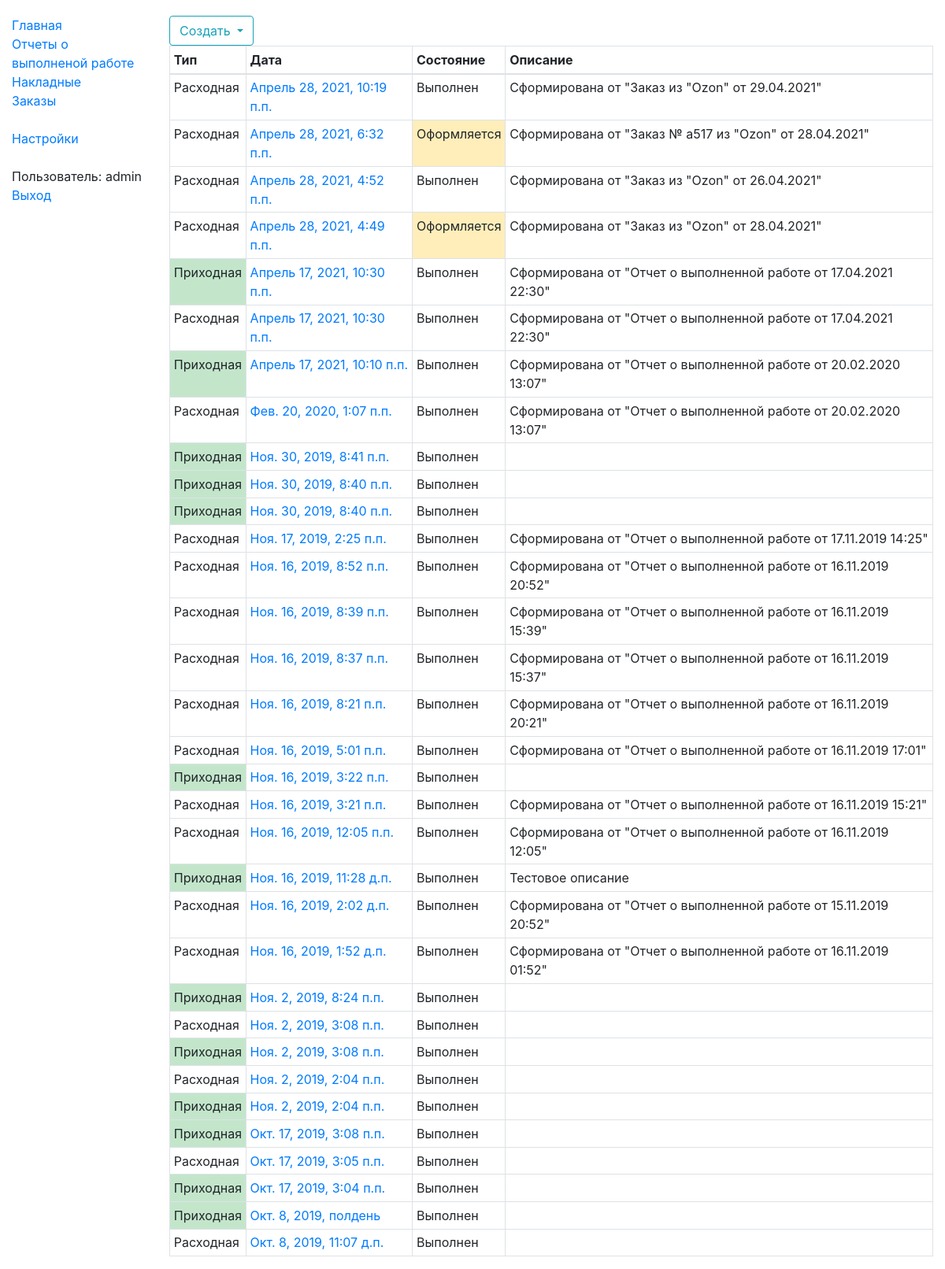
The app's page /stock/acts/ (signed in), older data.
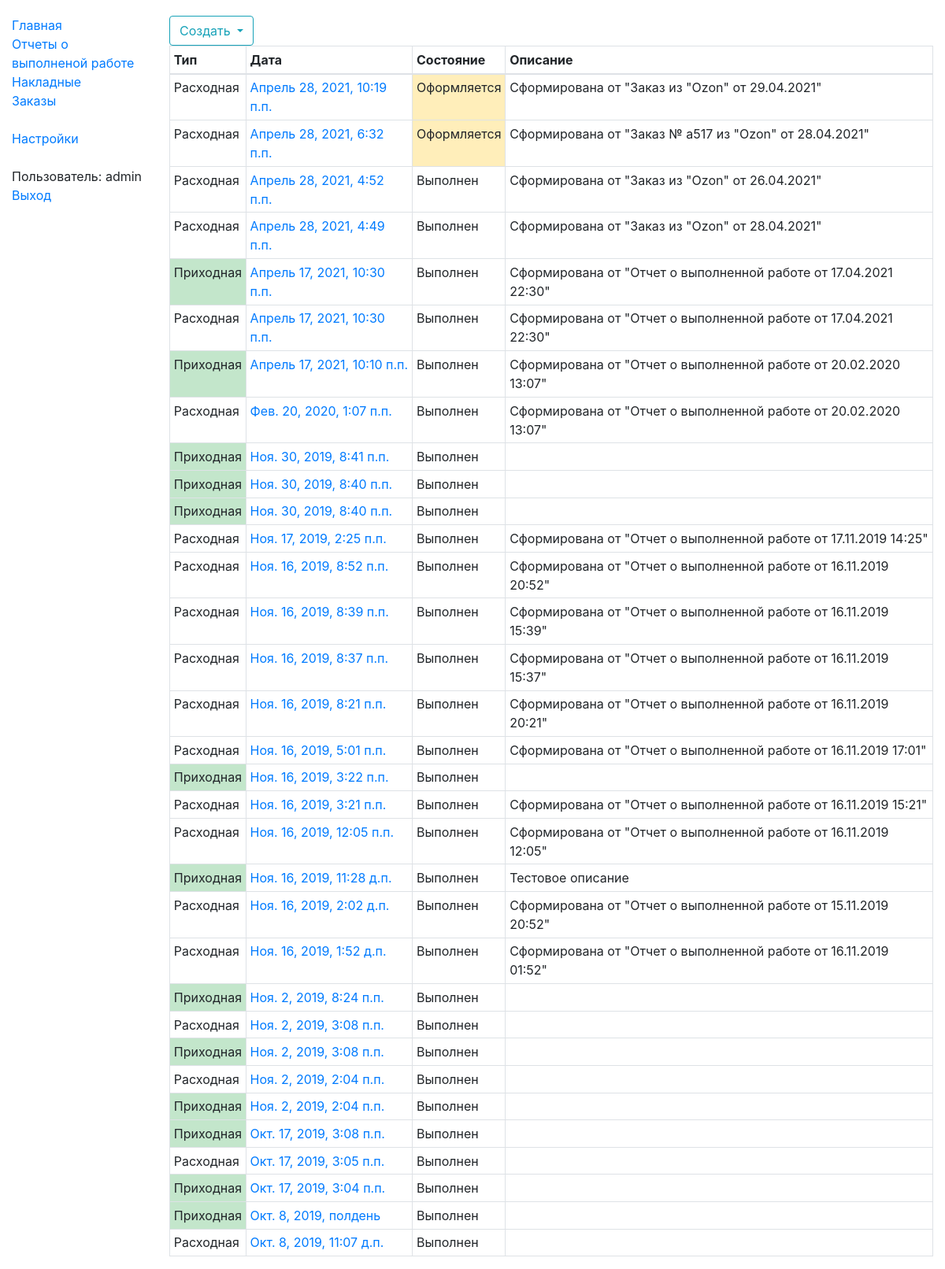
The same page, newer data.
### stocks/models.py (models this page shows, shortened)
class StkAct(models.Model):
    STATE_REGISTERING = "100"
    STATE_DONE = "300"
    s_state_choices = ((STATE_REGISTERING, "Оформляется"), (STATE_DONE, "Выполнен"))
    d_create_date = models.DateTimeField("Дата содания", db_index=True)
    d_reg_date = models.DateTimeField("Дата проведения", null=True)
    n_direction = models.SmallIntegerField("Направление", null=False)
    s_state = models.CharField("Состояние", max_length=3, choices=s_state_choices, null=False)
    s_desc = models.TextField("Описание", null=True, blank=True)
    class Meta:
        verbose_name = "Накладная"
        verbose_name_plural = "Накладные"
    def get_absolute_url(self):
        return reverse('stk_act-detail', args=[str(self.id)])

### stocks/act/act_views.py (the view)
# urls.py: path('acts/', act_views.StkActListView.as_view(), name='stk_acts'),
class StkActListView(LoginRequiredMixin, generic.ListView):
    model = StkAct
    template_name = 'stocks/act/stk_act_list.html'
    paginate_by = 100
    def get_queryset(self):
        return StkAct.objects.all().order_by("-d_create_date")

### templates/stocks/act/stk_act_list.html (shortened to what this page needs)
{% extends "base_generic_content.html" %}
{% block content %}
    <div class="btn-group" role="group" aria-label="Панель инструментов">
        <div class="btn-group" role="group">
            <button id="btnGroupCreate" type="button" class="btn dropdown-toggle btn-outline-info" data-toggle="dropdown" aria-haspopup="true" aria-expanded="false">
                Создать
            </button>
        </div>
    </div>
    <table class="table table-hover table-bordered table-sm">
        <thead>
            <tr>
                <th>Тип</th>
                <th>Дата</th>
                <th>Состояние</th>
                <th>Описание</th>
            </tr>
        </thead>
        <tbody>
        {% if object_list %}
            {% for object in object_list %}
                <tr class="grid-row" data-id="{{ object.id }}">
                    {% if object.n_direction == 1 %}<td class="table-success">Приходная</td>{% else %}<td>Расходная</td>{% endif %}
                    <td><a href="{{ object.get_absolute_url }}">{{ object.d_create_date }}</a></td>
                    <td {% if object.s_state != "300" %}class="table-warning"{% endif %}>{{ object.get_s_state_display}}</td>
                    <td>{% if object.s_desc is not None %}{{ object.s_desc}}{% endif %}</td>
                </tr>
            {% endfor %}
        {% endif %}
        </tbody>
    </table>
{% endblock %}

Row changes from the older to the newer data that the page shows:
changed StkAct "Апрель 28, 2021, 10:19 п.п.": s_state "Выполнен" → "Оформляется"
changed StkAct "Апрель 28, 2021, 4:49 п.п.": s_state "Оформляется" → "Выполнен"
